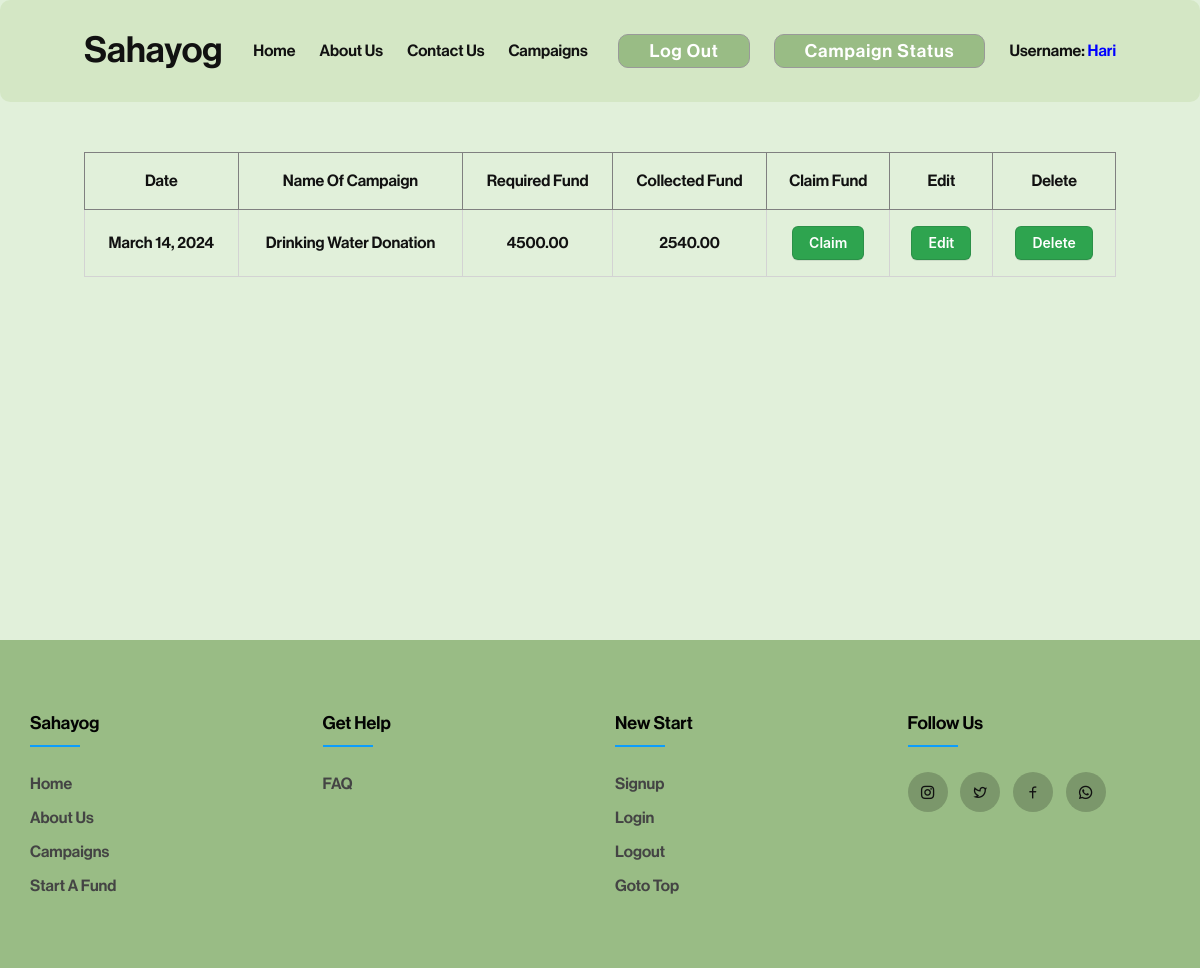
The app's page /campaignstatus/ (signed in), older data.
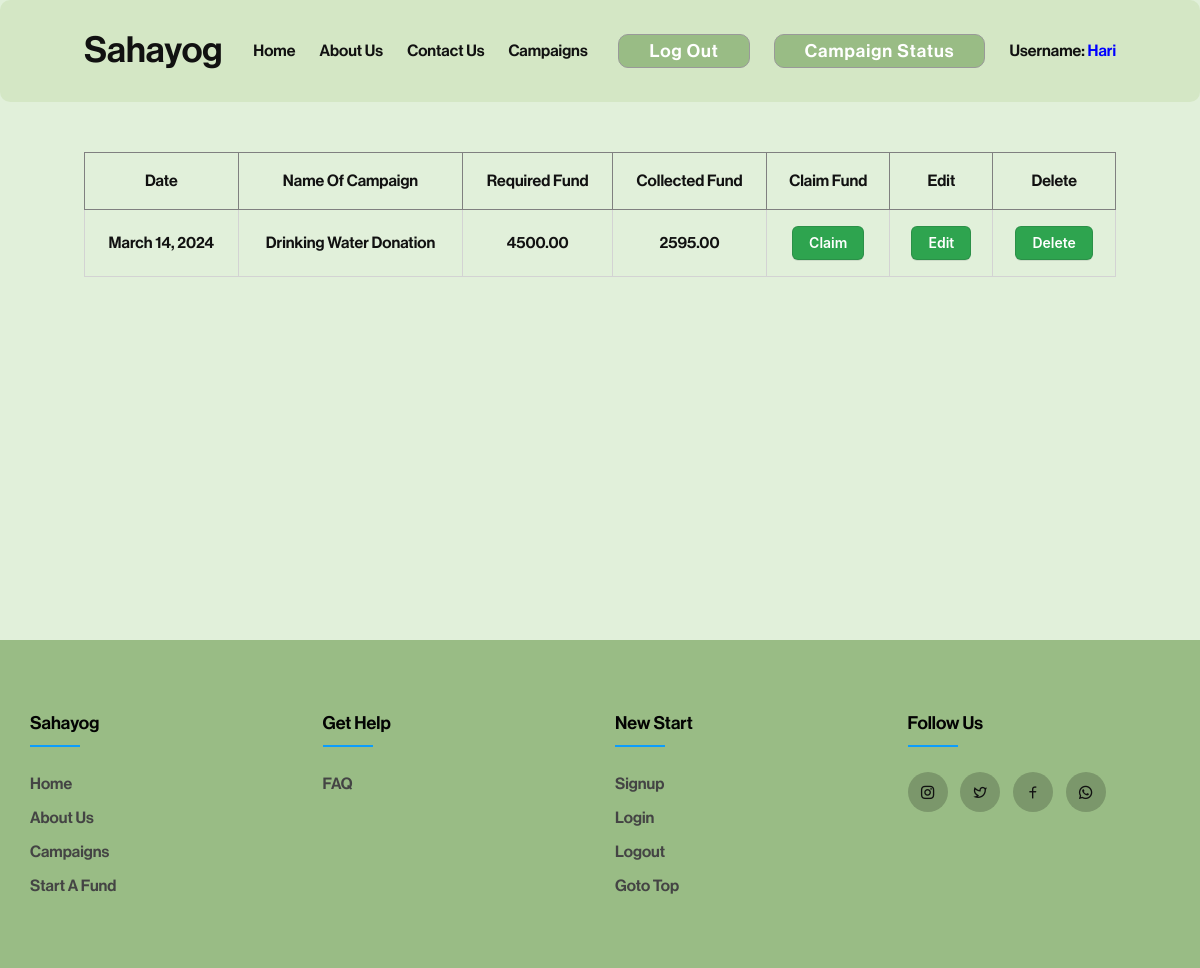
The same page, newer data.
### fundapp/models.py (models this page shows, shortened)
class AllFund(models.Model):
    user = models.ForeignKey(User, on_delete=models.CASCADE, related_name='user_campaign')
    sno = models.AutoField(primary_key=True)
    image = models.ImageField(upload_to="fundapp/images", default="upload-image")
    title = models.CharField(max_length=100)
    description = models.TextField(blank=True)
    campaignType = models.CharField(max_length=100)
    required = models.DecimalField(max_digits=19, decimal_places=10)
    have = models.DecimalField(max_digits=19, decimal_places=10, default=0)
    slug = models.CharField(max_length=130,unique=True, blank=True)
    timeStamp = models.DateField(auto_now_add=True, blank=True)

### fundapp/views.py (the view)
# urls.py: path('campaignstatus/', views.campaignstatus,name='campainstatus'),
@login_required(login_url='/login/')
def campaignstatus(request):
    myCampaigns = AllFund.objects.filter(user=request.user)
    context = {"myCampaigns": myCampaigns}
    return render(request, 'campaignStatus.html', context)

### templates/campaignStatus.html (shortened to what this page needs)
{% extends "base.html" %}
{% block stylesheet %}
<link rel="stylesheet" href="/static/css/campaignStatus.css">
{% endblock stylesheet %}
{% block content %}
    <div id="main">
        {% if not myCampaigns %}
        <center>
            <h2 style="margin-bottom: 1rem;">You Have Not Started a Campaign Yet!</h2>
            <a href="{% url 'startfund' %}">
                <button class="button-3">Start a Campaign</button>
            </a>
        </center>
        {% else %}
        <div id="campaign-status">
            <table>
                <tr>
                    <th>Date</th>
                    <th>Name of Campaign</th>
                    <th>Required Fund</th>
                    <th>Collected Fund</th>
                    <th>Claim Fund</th>
                    <th>Edit</th>
                    <th>Delete</th>
                </tr>
                {% for items in myCampaigns %}
                <tr>
                    <td>{{items.timeStamp}}</td>
                    <td>{{items.title}}</td>
                    <td>{{items.required|floatformat:2}}</td>
                    <td>{{items.have|floatformat:2}}</td>
                    <td>
                        <form action="/campaignstatus/fundclaiming/{{items.sno}}" method="post">
                            <button id="claim" class="button-3" type="submit" name="claim" role="button">Claim</button>
                        </form>
                       </td>
                    <td>
                        <form action="/campaignstatus/editCampaign/{{items.sno}}" method="post">
                            <button id="update" class="button-3" type="submit" name="update" role="button">Edit</button>
                        </form>
                </td>
                    <td>
                        <form action="/campaignstatus/deleteCampaign/{{items.sno}}" method="post">
                            <button id="delete" class="button-3" type="submit" name="edit" role="button">Delete</button>
                        </form>
                    </td>
                </tr>
                {% endfor %}
            </table>
        </div>
        {% endif %}
    </div>
{% endblock content %}

Row changes from the older to the newer data that the page shows:
changed AllFund "Drinking Water Donation": have "2540.00" → "2595.00"
